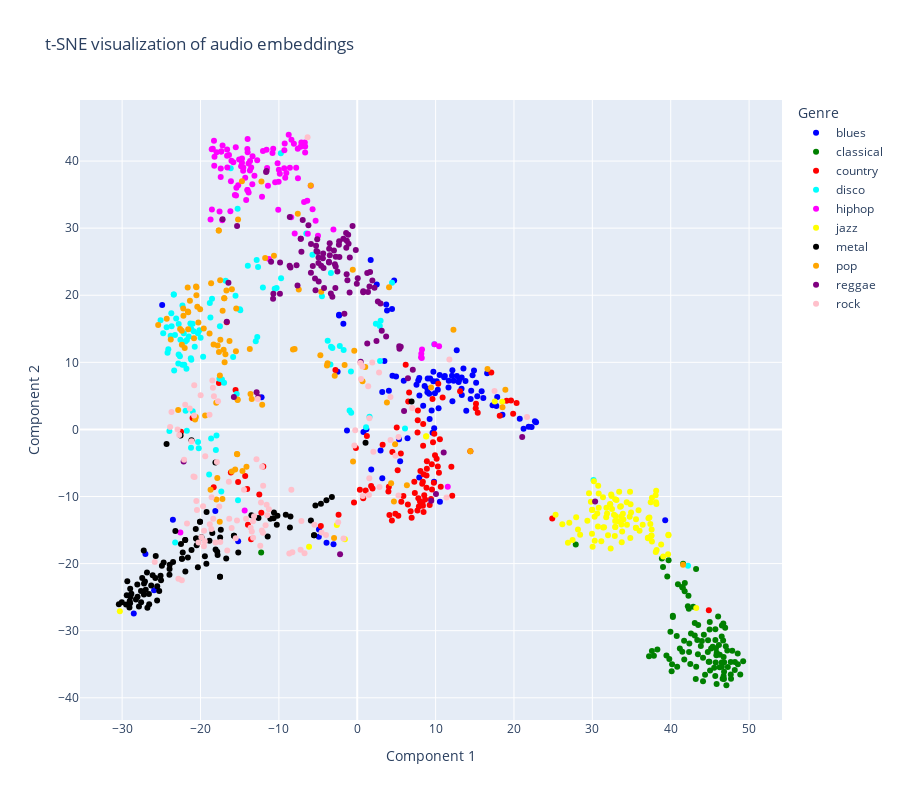

The notebook cell this image was saved under:
### Code cell
import plotly.express as px
from sklearn.manifold import TSNE
import pandas as pd

# Parameters for t-SNE
perplexity = 30  # Try values between 5 and 50
learning_rate = 200  # Try values between 10 and 1000
n_iter = 1000  # Number of iterations, higher can lead to better convergence

# Perform t-SNE with adjusted parameters for 2D
tsne = TSNE(n_components=2, perplexity=perplexity, learning_rate=learning_rate, n_iter=n_iter, random_state=42)
embeddings_2d = tsne.fit_transform(embeddings)

# Convert to a DataFrame for easier handling
df = pd.DataFrame(embeddings_2d, columns=['Component 1', 'Component 2'])
df['Genre'] = labels

# Map each genre to a valid Plotly color
colors = {
    'blues': 'blue', 'classical': 'green', 'country': 'red', 'disco': 'cyan', 'hiphop': 'magenta',
    'jazz': 'yellow', 'metal': 'black', 'pop': 'orange', 'reggae': 'purple', 'rock': 'pink'
}

# Plotting with Plotly
fig = px.scatter(df, x='Component 1', y='Component 2', color='Genre',
                 color_discrete_map=colors, title='t-SNE visualization of audio embeddings')

fig.update_layout(
    xaxis_title='Component 1',
    yaxis_title='Component 2',
    legend_title='Genre',
    height=800  # Increase the height of the figure
)

fig.show()
